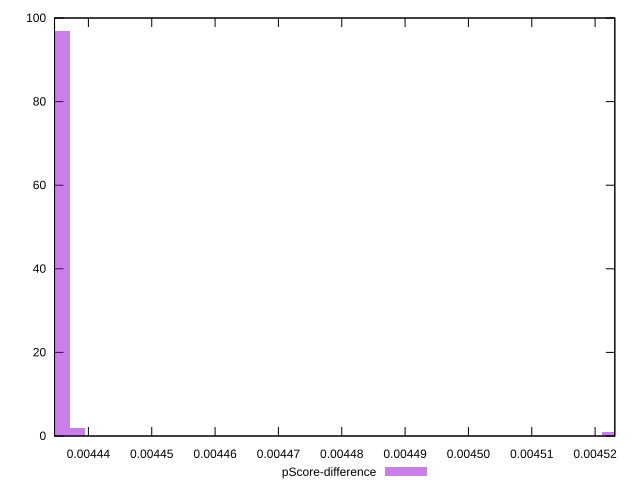

Source code (gnuplot):
reset

$pScoreDifference <<EOF
0.004522404297457202 1
0.004435815593731271 97
0.004438289556694869 2
EOF

set key outside below
set boxwidth 0.000002473962963598032
set xrange [0.004434652938761857:0.004523113595071154]
set yrange [0:100]
set trange [0:100]
set style fill transparent solid 0.5 noborder
set terminal svg size 640, 490 enhanced background rgb 'white'
set output "report_00015_2021-02-09T16-11-33.973Z/uses-long-cache-ttl/samples/pages+cached+noadtech+nomedia+nocss/pScore-difference/histogram.svg"

plot $pScoreDifference title "pScore-difference" with boxes

reset
